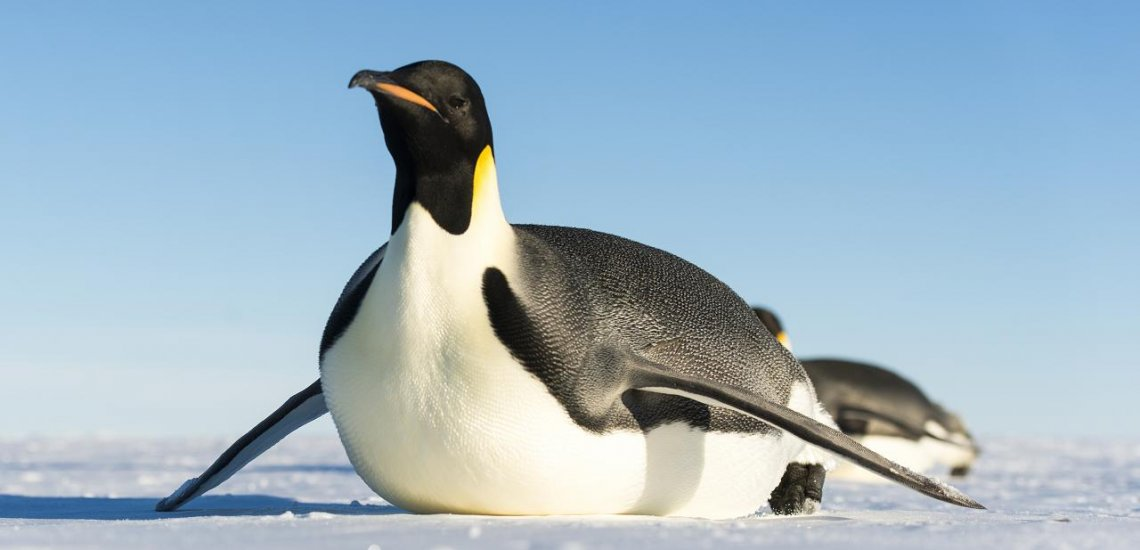
%> input picture image/penguin.jpg, 1140 x 550 px
$ octave kadai1.m   (GNU Octave 9; MATLAB toolbox functions it lacks are replaced by stand-ins)
%> lines starting %> are read from the running program, lines starting %| are printed output that depends on the picture
% 課題１　標本化間隔と空間解像度
% 画像をダウンサンプリングして（標本化間隔を大きくして）
% 表示せよ．
% 下記はサンプルプログラムである．
% 課題作成にあたっては「Lenna」以外の画像を用いよ．

clear; % 変数のオールクリア

ORG=imread('penguin.jpg'); % 原画像の入力
%> ORG is the input picture: size 550x1140x3 uint8; mean R, G, B 158.5, 180.9, 195.5
imagesc(ORG); axis image; % 画像の表示
pause; % 一時停止

IMG = imresize(ORG,0.5); % 画像の縮小
IMG2 = imresize(IMG,2,'box'); % 画像の拡大
imagesc(IMG2); axis image; % 画像の表示
pause; % 一時停止

IMG = imresize(IMG,0.5); % 画像の縮小
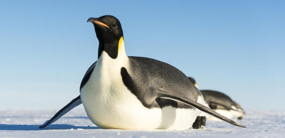
%> IMG: size 138x285x3 uint8; mean R, G, B 158.5, 180.9, 195.5
IMG2 = imresize(IMG,4,'box'); % 画像の拡大
%> IMG2: size 552x1140x3 uint8
imagesc(IMG2); axis image; % 画像の表示
pause; % 一時停止

IMG = imresize(IMG,0.5); % 画像の縮小
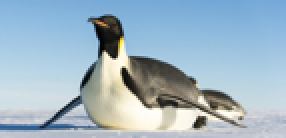
%> IMG: size 69x143x3 uint8 (shown 2 times larger); mean R, G, B 158.5, 180.9, 195.5
IMG2 = imresize(IMG,8,'box'); % 画像の拡大
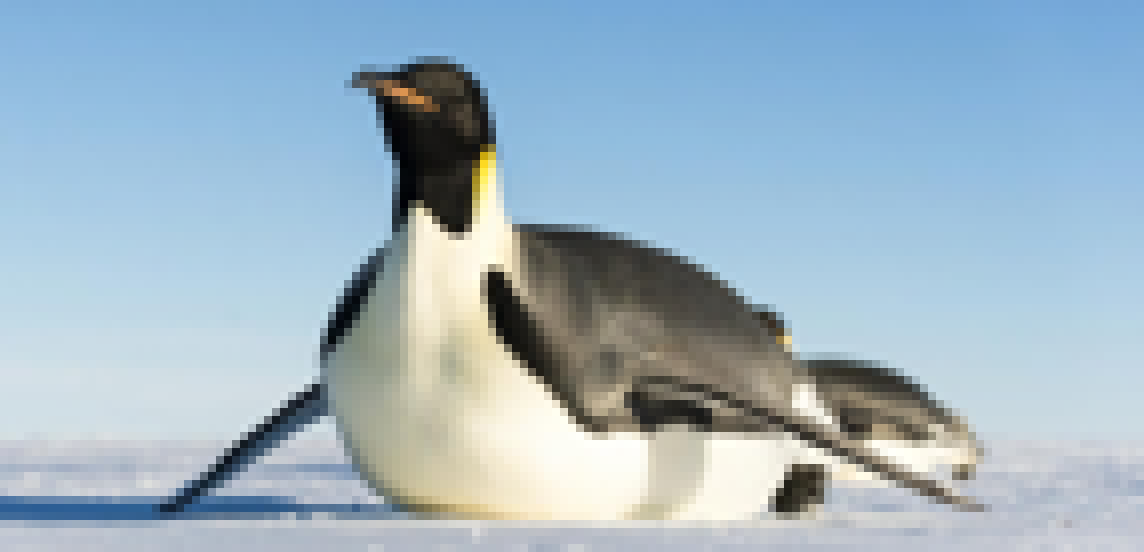
%> IMG2: size 552x1144x3 uint8; mean R, G, B 158.5, 180.9, 195.5
imagesc(IMG2); axis image; % 画像の表示
pause; % 一時停止

IMG = imresize(IMG,0.5); % 画像の縮小
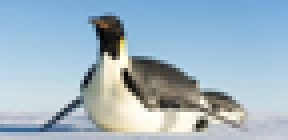
%> IMG: size 35x72x3 uint8 (shown 4 times larger); mean R, G, B 158.4, 180.9, 195.5
IMG2 = imresize(IMG,16,'box'); % 画像の拡大
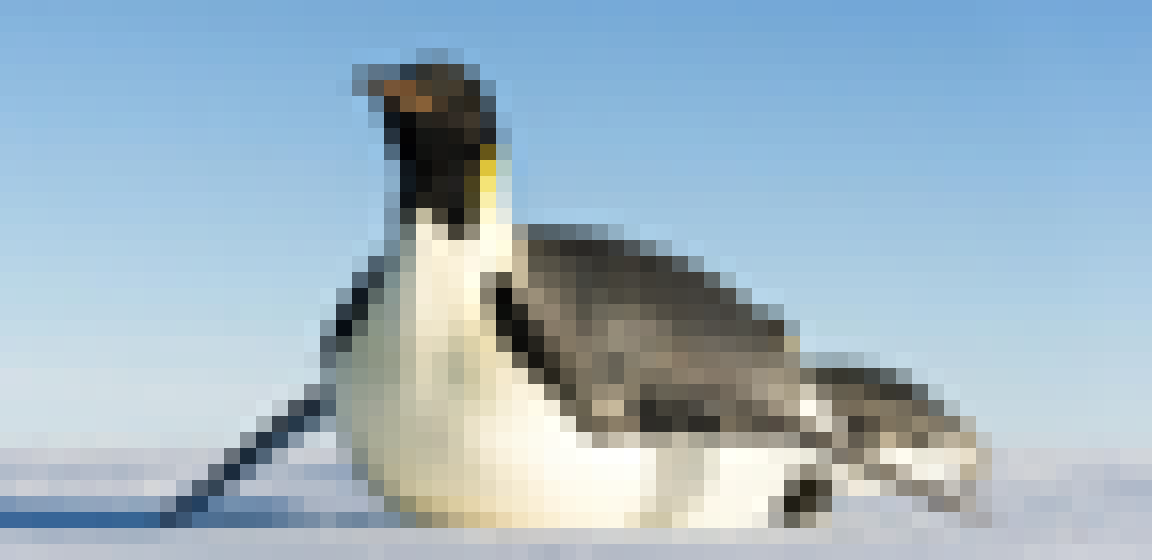
%> IMG2: size 560x1152x3 uint8; mean R, G, B 158.4, 180.9, 195.5
imagesc(IMG2); axis image; % 画像の表示
pause; % 一時停止

IMG = imresize(IMG,0.5); % 画像の縮小
IMG2 = imresize(IMG,32,'box'); % 画像の拡大
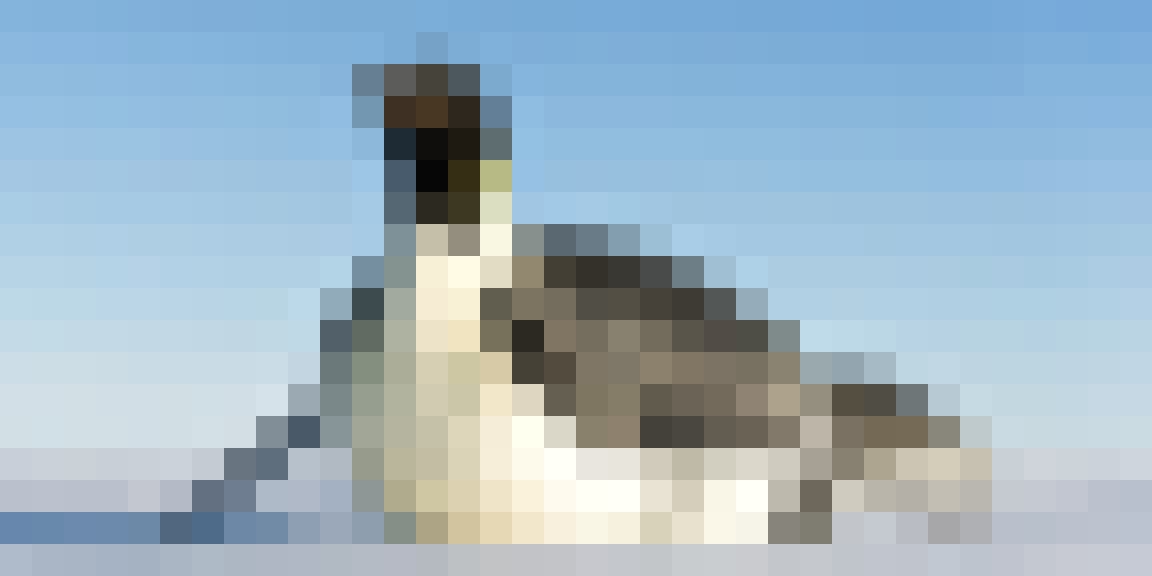
%> IMG2: size 576x1152x3 uint8; mean R, G, B 158.4, 180.9, 195.5
imagesc(IMG2); axis image; % 画像の表示
